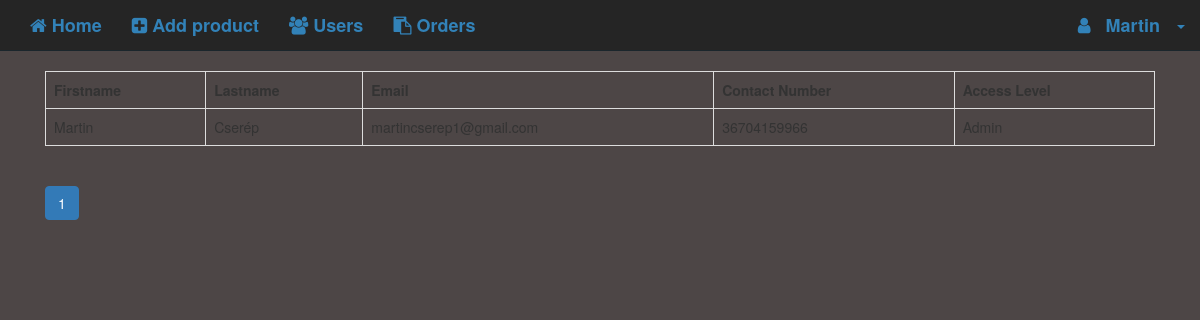
The app's page /admin/users/read_users.php (signed in) with its own data.
### tables this page shows
CREATE TABLE `users` (
  `id` int(11) NOT NULL,
  `firstname` varchar(32) NOT NULL,
  `lastname` varchar(32) NOT NULL,
  `email` varchar(64) NOT NULL,
  `contact_number` varchar(64) NOT NULL,
  `address` text NOT NULL,
  `password` varchar(999) NOT NULL,
  `access_level` varchar(16) NOT NULL,
  `access_code` text DEFAULT NULL,
  `status` int(11) NOT NULL COMMENT '0=pending,1=confirmed',
  `created` datetime NOT NULL,
  `modified` timestamp NOT NULL DEFAULT current_timestamp() ON UPDATE current_timestamp()
);

### database/AbstractDao.php (called while the page is built, shortened)
<?php
abstract class AbstractDao
{
    private $host = "localhost";
    private $db_name = "ecom";
    private $username = "root";
    private $password = "";
    public function getConnection(){
        $this->conn = null;
        try{
            $this->conn = new PDO("mysql:host=" . $this->host . ";dbname=" . $this->db_name. ";charset=UTF8", $this->username, $this->password);
        }catch(PDOException $exception){
            echo "Connection error: " . $exception->getMessage();
        }
        return $this->conn;
    }
}

### config/core.php (called while the page is built, shortened)
<?php
$page = isset($_GET['page']) ? $_GET['page'] : 1;
$records_per_page = 5;
$from_record_num = ($records_per_page * $page) - $records_per_page;

### services/SimpleServices/SimpleUserServices.php (called while the page is built, shortened)
<?php
include_once __DIR__ . "/../../database/Dao/DatabaseUserDao.php";
class SimpleUserServices implements UserServices
{
    private $userdao;
    public function __construct()
    {
        $this->userdao = new DatabaseUserDao();
    }
    public function ReadUsersBetween($from_record_num, $records_per_page)
    {
        return $this->userdao->GetUsersBetween($from_record_num, $records_per_page);
    }
}

### database/Dao/DatabaseUserDao.php (called while the page is built, shortened)
<?php
include_once __DIR__ . "/../../Database/AbstractDao.php";
include_once __DIR__ . "/../../objects/user.php";
class DatabaseUserDao extends AbstractDao implements UserDao
{
    public $conn;
    public function __construct()
    {
        $this->conn = parent::getConnection();
    }
    public function GetUsersBetween($from_record_num, $records_per_page)
    {
        $userList = array();
        try {
            $sql = "SELECT id, firstname, lastname, email, contact_number, address, password, access_level,
                        access_code, status, created, modified FROM users ORDER BY id DESC LIMIT ?, ?";
            $stmt = $this->conn->prepare($sql);
            $stmt->bindParam(1, $from_record_num, PDO::PARAM_INT);
            $stmt->bindParam(2, $records_per_page, PDO::PARAM_INT);
            $stmt->execute();
            while ($temp = $stmt->fetch()) {
                $userList[] = $this->FetchUser($temp);
            }
            return $userList;
        } catch (PDOException $pe) {
            die("Could not connect to the Database! " . $pe->getMessage());
        }
    }
    private function FetchUser($row){
        return new User($row['id'], $row['firstname'], $row['lastname'], $row['email'],
            $row['contact_number'], $row['address'], $row['password'], $row['access_level'],
            $row['access_code'], $row['status'],$row['created'],$row['modified'] );
    }
}

### objects/user.php (called while the page is built, shortened)
<?php
class User{
    private $firstname;
    private $lastname;
    private $email;
    private $contact_number;
    private $access_level;
    public function __construct($id, $firstname, $lastname, $email, $contact_number, $address, $password, $access_level, $access_code, $status, $created, $modified)
    {
        $this->firstname = $firstname;
        $this->lastname = $lastname;
        $this->email = $email;
        $this->contact_number = $contact_number;
        $this->access_level = $access_level;
    }
    public function getFirstName()
    {
        return $this->firstname;
    }
    public function getLastName()
    {
        return $this->lastname;
    }
    public function getEmail()
    {
        return $this->email;
    }
    public function getContactNumber()
    {
        return $this->contact_number;
    }
    public function getAccessLevel()
    {
        return $this->access_level;
    }
}

### admin/users/read_users_template.php (the view, shortened to what this page needs)
<?php
if($num>0){
    echo "<table class='table table-hover table-responsive table-bordered list-border-background'>";
    echo "<tr>";
    echo "<th>Firstname</th>";
    echo "<th>Lastname</th>";
    echo "<th>Email</th>";
    echo "<th>Contact Number</th>";
    echo "<th>Access Level</th>";
    echo "</tr>";
    foreach ($usersList as $user){
        echo "<tr>";
        echo "<td>{$user->getFirstName()}</td>";
        echo "<td>{$user->getLastName()}</td>";
        echo "<td>{$user->getEmail()}</td>";
        echo "<td>{$user->getContactNumber()}</td>";
        echo "<td>{$user->getAccessLevel()}</td>";
        echo "</tr>";
    }
    echo "</table>";
    include_once 'paging.php';
}
else{
    echo "<div class='alert alert-danger'>
        <strong>No users found.</strong>
    </div>";
}

### records on screen
users: firstname "Martin", lastname "Cserép", email "martincserep1@gmail.com", contact_number "36704159966", access_level "Admin"

### other values on screen
$_SESSION['firstname'] "Martin"
